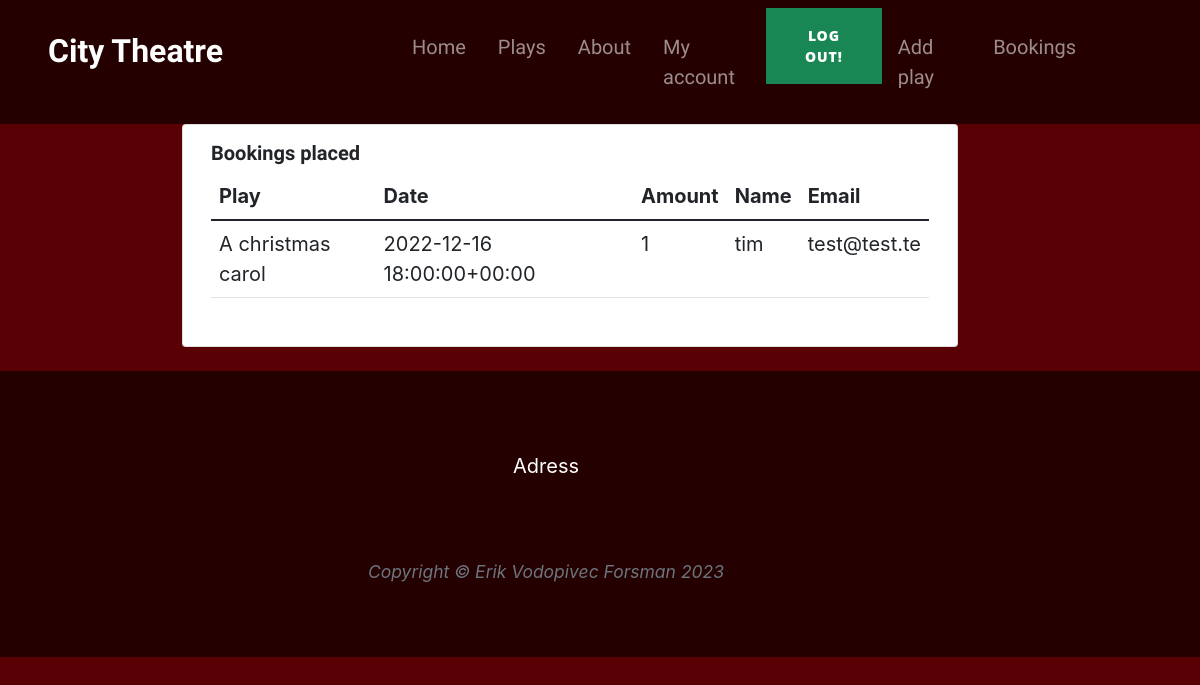
The page /booking/all-bookings/ (signed in) on the database its author committed.
### booking/models.py (models this page shows, shortened)
class Booking(models.Model):
    play = models.ForeignKey(Play, on_delete=models.CASCADE)
    date = models.ForeignKey(NowPlaying, on_delete=models.CASCADE)
    amount = models.IntegerField(default=1)
    user_profile = models.ForeignKey(UserProfile, on_delete=models.SET_NULL,
                                     null=True, blank=True,
                                     related_name='orders')
    name = models.CharField(max_length=200)
    email = models.EmailField()
    class Meta:
        ordering = ['play']

class Play( models.Model):
    name = models.CharField(max_length=254, null=False, blank=False)
    description = models.CharField(max_length=1000, null=False, blank=False, default="To be added")
    image = models.CharField(max_length=254, null=True, blank=True)
    def __str__(self):
        return self.name

class NowPlaying(models.Model):
    date = models.DateTimeField()
    play = models.ForeignKey(Play, on_delete=models.CASCADE)
    status = models.IntegerField(choices=STATUS, default=0)
    seats = models.IntegerField(default=41)
    class Meta:
        ordering = ['-date']
    def __str__(self):
        return str(self.date)

### booking/views.py (the view)
# urls.py: path('all-bookings/', views.all_bookings, name='all_bookings'),
@login_required
def all_bookings(request):
    if not request.user.is_superuser:
        return redirect(reverse('home'))
    bookings = Booking.objects.all()
    template = 'booking/all_bookings.html'
    context = {
        'bookings': bookings,
    }
    return render(request, template, context)

### booking/templates/booking/all_bookings.html (shortened to what this page needs)
{% extends "base.html" %}
{% load static %}
{% block content %}
    <div class="container" id="plays-choice">
        <div class="card-deck row justify-content-around">
            <div class="card col-8">
                <div class="card-body">
                    <h5 class="card-title">Bookings placed</h5>
                    <table class="table">
                        <thead>
                            <tr>
                                <th>Play</th>
                                <th>Date</th>
                                <th>Amount</th>
                                <th>Name</th>
                                <th>Email</th>
                            </tr>
                        </thead>
                        <tbody>
                            {% for booking in bookings %}
                            <tr>
                                <td>{{ booking.play }}</td>
                                <td>{{ booking.date }}</td>
                                <td>{{ booking.amount }}</td>
                                <td>{{ booking.name }}</td>
                                <td>{{ booking.email }}</td>
                            </tr>
                            {% endfor %}
                        </tbody>
                    </table>
                </div>
            </div>
        </div>
    </div>
{% endblock %}

### static/css/style.css (style rules this page uses)
:root { --light-red: #590004 ; --dark-red: #250001; --green-btn: #55CB1E; }
#cont { background-color: var(--light-red); width: 100vw; overflow-x: hidden; }
.card-deck { left: auto !important; }
h6, .h6, h5, .h5, h4, .h4, h3, .h3, .nav-item { font-family: 'Mukta', sans-serif; }
.card { display: inline-block; }

### rows shown on the page
Booking: play "A christmas carol", date "2022-12-16 18:00:00+00:00", amount "1", name "tim", email "test@test.te"
